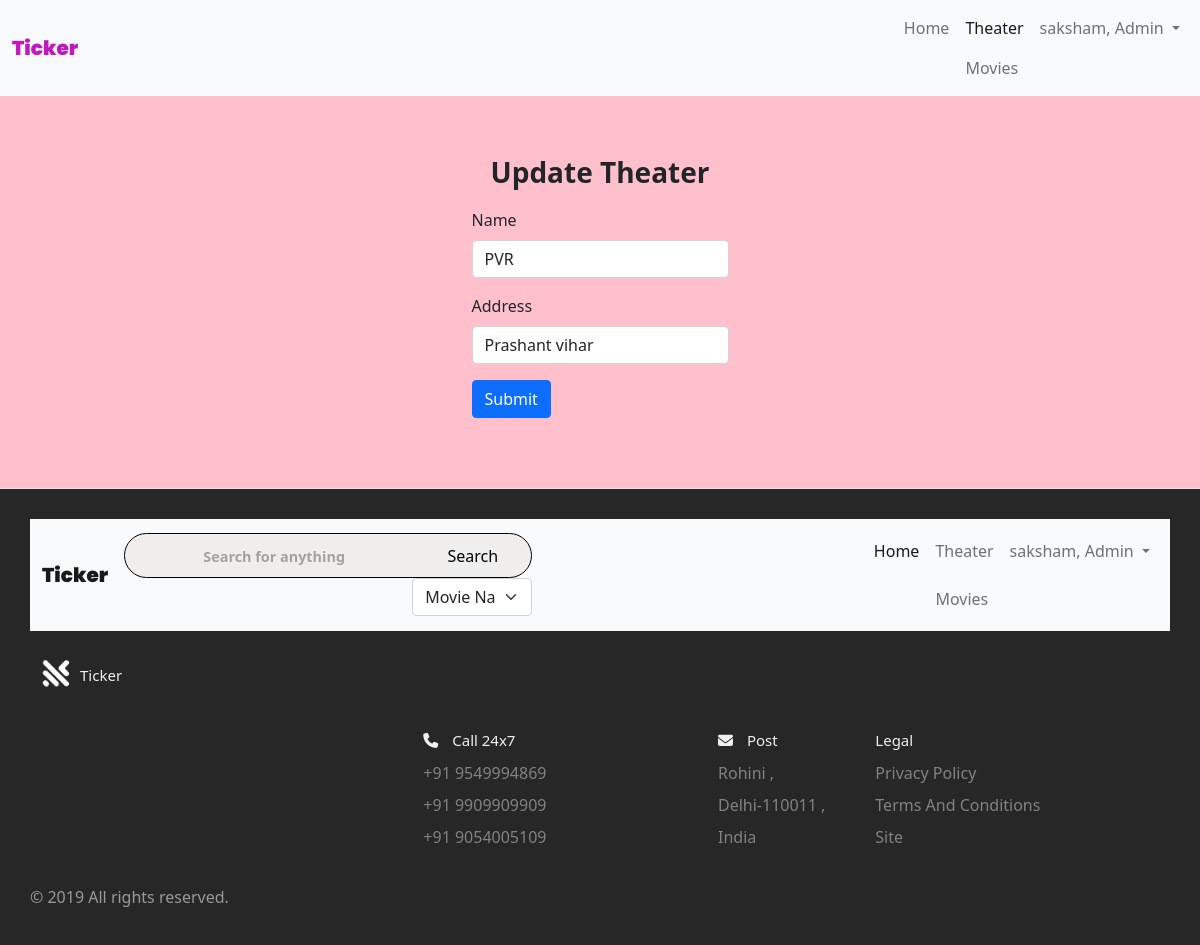
The app's page /update_theatre/1 (signed in) with its own data.
### website/models.py (models this page shows)
class RegisteredUser(db.Model, UserMixin):
    id = db.Column(db.Integer, primary_key=True)
    email = db.Column(db.String(100), unique=True)
    pas = db.Column(db.String(100))
    name = db.Column(db.String(100))
    is_admin = db.Column(db.Boolean)
    theater = db.relationship('Theaters')
    movie = db.relationship('Movie')
    show = db.relationship('Show')
    booked_ti = db.relationship('Ticket')

class Theaters(db.Model):
    id = db.Column(db.Integer, primary_key=True)
    name = db.Column(db.String(100))
    address = db.Column(db.String(100))
    theater_admin_id = db.Column(db.Integer, db.ForeignKey('registered_user.id'))
    show = db.relationship('Show')
    booked_ti = db.relationship('Ticket')

### website/views.py (the view)
@view.route('/update_theatre/<int:id>', methods=['POST', 'GET'])
@login_required
def update_theatre(id):
    if current_user.is_admin:
        update_t = Theaters.query.get(int(id))
        if request.method == 'POST':
            update_t.name = request.form.get('name')
            update_t.address = request.form.get('address')
            db.session.commit()
            return redirect(url_for('views.my_theaters'))
        else:
            if update_t:
                return render_template('update_theatre.html', user=current_user, theater=update_t)
    else:
        return redirect(url_for('movies.home'))

### website/__init__.py (called while the page is built)
def create_app():
    app = Flask(__name__)
    app.config['SECRET_KEY'] = 'hjshjhdjah kjshkjdhjs'
    app.config['SQLALCHEMY_DATABASE_URI'] = 'sqlite:///' + DB_NAME
    db.init_app(app)
    from .views import view
    from .auth import auth
    app.register_blueprint(view, url_prefix='/')
    app.register_blueprint(auth, url_prefix='/')
    from .models import RegisteredUser
    create_database(app)
    login_manager = LoginManager()
    login_manager.login_view = 'auth.login'
    login_manager.init_app(app)
    @login_manager.user_loader
    def load_user(id):
        return RegisteredUser.query.get(int(id))
    return app

### website/templates/update_theatre.html (shortened to what this page needs)
{% extends "base.html" %}
{% block content %}
    <nav class="navbar navbar-expand-lg navbar-light bg-light">
      <div class="container-fluid">
          <a class="navbar-brand" style="font-weight: 1000; font-family: 'Poppins', sans-serif;color:rgb(192, 25, 192)" href="/">Ticker</a>
          <div class="collapse navbar-collapse d-md-flex justify-content-md-end" id="navbarNavDropdown">
          <ul class="navbar-nav navbar-nav mr-auto">
              <li class="nav-item">
              <a class="nav-link" aria-current="page" href="/">Home</a>
              </li>
              {% if user.is_authenticated %}
              <li class="nav-item">
              {% if user.is_admin %}
                  <a class="nav-link active" href="/my_theaters">Theater</a>
                  <a class="nav-link" href="movies">Movies</a>
              </li>
              {% else %}
              <a class="nav-link" href="my_tickets">My Tickets</a>
              {% endif %}
              {% endif %}
              {% if user.is_authenticated %}
              <li class="nav-item dropdown">
              <a class="nav-link dropdown-toggle" href="#" id="navbarDropdown" role="button" data-bs-toggle="dropdown" aria-expanded="false">
                  {% if user.is_admin %}
                  {{ user.name }}, Admin
                  {% else %}
                  {{ user.name }}
                  {% endif %}
              </a>
              </li>
              {% else %}
              <li class="nav-item justify-content-end">
              <a class="nav-link" href="/login">Login</a>
              </li>
              {% endif %}
          </ul>
          </div>
      </div>
      </nav>
<h3 style="display: flex; justify-content: center;align-items: center;padding-top:5%; font-weight:700">Update Theater</h3>
<div class="form" style="display: flex; justify-content: center;align-items: center;padding-top:10px;padding-bottom:70px">
<form method = "POST">
    <div class="mb-3">
      <label class="form-label">Name</label>
      <input type="Text" class="form-control" placeholder="Name of your theater" name="name" value= "{{ theater.name }}" >
    </div>
    <div class="mb-3">
      <label class="form-label">Address</label>
      <input type="Text" class="form-control" placeholder="Enter exact address" name="address" value= "{{ theater.address }}">
    </div>
    <button type="submit" class="btn btn-primary ">Submit</button>
</form>
</div>
{% endblock %}

### website/templates/base.html (shortened to what this page needs)
<!DOCTYPE html>
<html lang="en">
<head>
    <link rel="stylesheet" href="../static/styles.css">
    <link href="https://cdn.jsdelivr.net/npm/bootstrap@5.0.0-beta3/dist/css/bootstrap.min.css" rel="stylesheet">
</head>
<body>
    {% block content %} {% endblock %}
 <footer class="footer">
     <nav class="navbar navbar-expand-lg navbar-light bg-light">
      <div class="container-fluid">
        <a class="navbar-brand" style="font-weight: 1000; font-family: 'Poppins', sans-serif" href="/">Ticker</a>
        <form action="/search" method="post">
        <div class="search-bar">
        <i class="fa-solid fa-magnifying-glass"></i>
        <input type="search" placeholder="Search for anything" name="searching">
        <input type="submit" value="Search">
        </div>
        <div class="select">
        <select class="form-select" name="options">
            <option value="Movie Name">Movie Name</option>
          </select>
        </div>
        </form>
        <div class="collapse navbar-collapse d-md-flex justify-content-md-end" id="navbarNavDropdown">
          <ul class="navbar-nav navbar-nav mr-auto">
            <li class="nav-item">
              <a class="nav-link active re" aria-current="page" href="/">Home</a>
            </li>
            {% if user.is_authenticated %}
            <li class="nav-item">
              {% if user.is_admin %}
                <a class="nav-link" href="/my_theaters">Theater</a>
                <a class="nav-link" href="movies">Movies</a>
            </li>
            {% else %}
            <a class="nav-link" href="my_tickets">My Tickets</a>
            {% endif %}
            {% endif %}
            {% if user.is_authenticated %}
            <li class="nav-item dropdown">
              <a class="nav-link dropdown-toggle" href="#" id="navbarDropdown" role="button" data-bs-toggle="dropdown" aria-expanded="false">
                {% if user.is_admin %}
                  {{ user.name }}, Admin
                {% else %}
                  {{ user.name }}
                {% endif %}
              </a>
            </li>
            {% else %}
            <li class="nav-item justify-content-end">
              <a class="nav-link" href="/login">Login</a>
            </li>
            {% endif %}
          </ul>
        </div>
      </div>
    </nav>
  <div class="footer__addr">
    <h1 class="footer__logo"><h2 class="logo-text"><img class="logo footer_logo" src="../static/logo.png">Ticker</h2></h1>
  </div>
  <ul class="footer__nav">
    <li class="nav__item">
      <h2 class="nav__title"><i class="fa-solid fa-phone"></i>  Call 24x7</h2>
      <ul class="nav__ul">
        <li><a>+91 9549994869</a></li>
        <li><a>+91 9909909909</a></li>
        <li><a>+91 9054005109</a></li>
      </ul>
    </li>
    <li class="nav_item footer-address nav_item--extra">
      <h2 class="nav__title"><i class="fa-solid fa-envelope"></i> Post</h2>
      <p class="nav__ul">Rohini ,<br> Delhi-110011 ,<br> India</p>
    </li>
    <li class="nav__item">
      <h2 class="nav__title">Legal</h2>
      <ul class="nav__ul">
        <li>
        Privacy Policy
        </li>
        <li>
          Terms And Conditions
        </li>
        <li>
            Site
        </li>
      </ul>
    </li>
  </ul>
  <div class="legal">
    <p>&copy; 2019  All rights reserved.</p>
  </div>
</footer>
</body>
</html>

### website/static/styles.css (style rules this page uses)
*, *::before, *::after { margin: 0; padding: 0; outline: 0; box-sizing: border-box; text-decoration: none; list-style: none; border: none; }
body { font-family: 'Poppins', sans-serif; color: #322f2f; background-color: pink !important; overflow-x: hidden; background-color: hsl(252, 30%, 95%); }
nav { width: 100%; background-color: #fff; padding: 0.7rem 0; position: fixed; top: 0; z-index: 10; }
.search-bar { background-color: #F0EEED; border-radius: 2rem; border: 1px solid black; padding: 0.6rem 2rem; }
.select { background: transparent; width: 10vw; margin-left: 18rem; font-size: 0.9rem; font-weight: 500; color: #0f0f0f; }
.search-bar input[type="search"] { background: transparent; width: 20vw; margin-left: 1rem; font-size: 0.9rem; font-weight: 700; color: #0f0f0f; }
nav .search-bar input[type="search"]::placeholder { color: #a3a2a2; }
.logo { height: 3rem; width: 3rem; }
.logo-text { display: flex; align-items: center; }
*, *:before, *:after { box-sizing: border-box; }
.footer_logo { height: 50px; width: 50px; }
html { font-size: 100%; }
body { font-family: acumin-pro, system-ui, sans-serif; margin: 0; display: grid; grid-template-rows: auto 1fr auto; font-size: 14px; background-color: #f4f4f4; align-items: start; min-height: 100vh; }
.footer { display: flex; flex-flow: row wrap; padding: 30px 30px 20px 30px; color: #efefef; background-color: #272727; border-top: 1px solid #e5e5e5; }
.footer > * { flex: 1 100%; }
.footer__addr { margin-right: 1.25em; margin-bottom: 2em; }
.footer__logo { font-family: 'Pacifico', cursive; font-weight: 400; text-transform: lowercase; font-size: 1.5rem; }
.footer__addr h2 { margin-top: 1.3em; font-size: 15px; font-weight: 400; }
.nav__title { font-weight: 400; font-size: 15px; margin-top: 100px; }
.fa-solid { margin-right: 10px; }
.footer ul { list-style: none; padding-left: 0; }
.footer li { line-height: 2em; }
.footer a { text-decoration: none; }
.footer__nav { display: flex; flex-flow: row wrap; }
.footer__nav > * { flex: 1 50%; margin-right: 1.25em; }
.nav__ul { color: #838181; }
.legal { color: #999; }
@media screen and (min-width: 40.375em) { .footer__nav > * { flex: 1; } }
@media screen and (min-width: 40.375em) { .nav__item { flex-grow: 2; } }
@media screen and (min-width: 40.375em) { .footer__addr { flex: 1 0px; } }
@media screen and (min-width: 40.375em) { .footer__nav { flex: 2 0px; } }

### records on screen
RegisteredUser: name "saksham"
Theaters: name "PVR", address "Prashant vihar"
